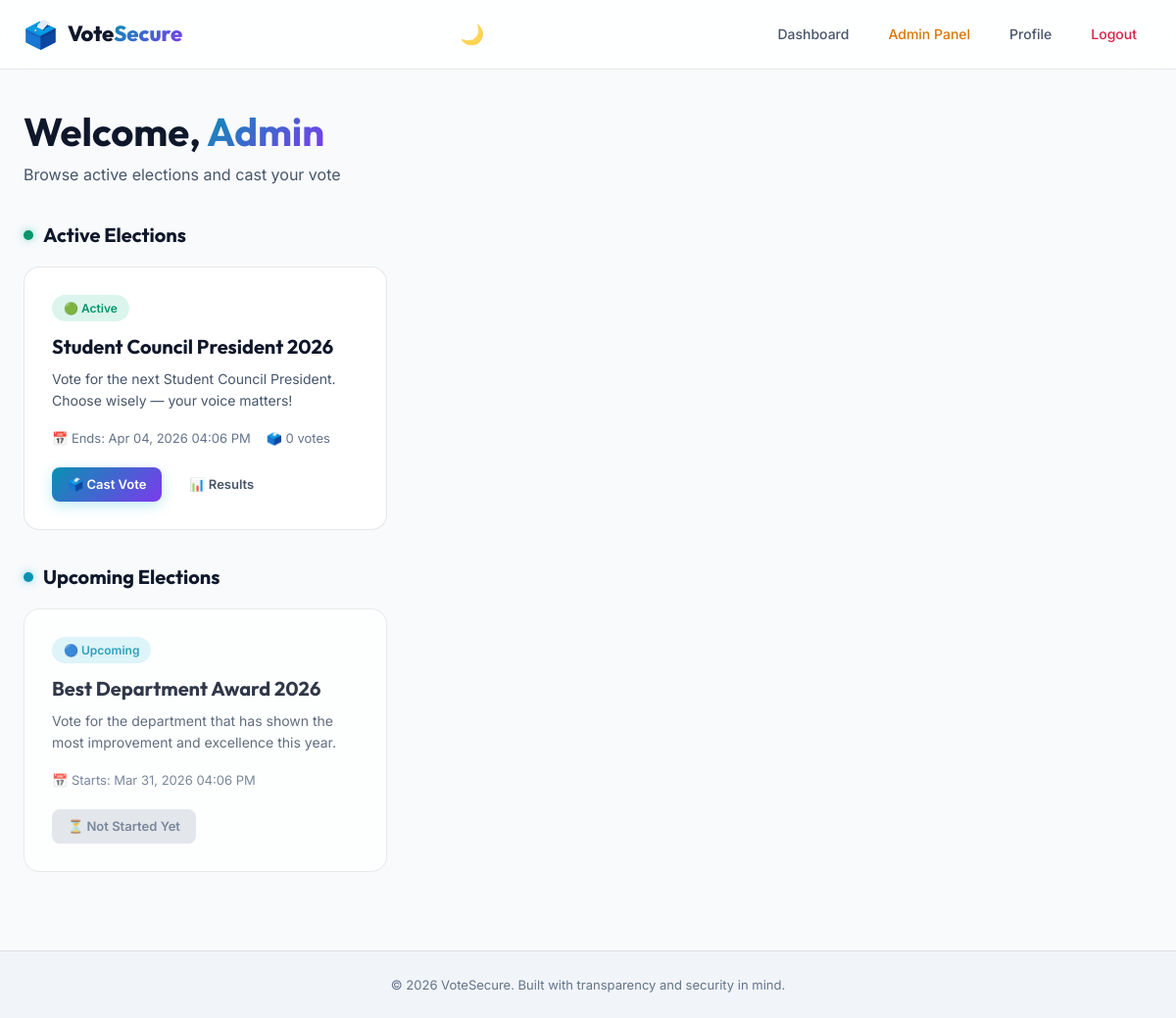
The app's page /dashboard (signed in) with its own data.
### models.py (models this page shows, shortened)
class User(UserMixin, db.Model):
    __tablename__ = 'users'
    id = db.Column(db.Integer, primary_key=True)
    name = db.Column(db.String(100), nullable=False)
    email = db.Column(db.String(120), unique=True, nullable=False)
    password_hash = db.Column(db.String(256), nullable=False)
    is_verified = db.Column(db.Boolean, default=False)
    is_admin = db.Column(db.Boolean, default=False)
    otp_code = db.Column(db.String(6), nullable=True)
    otp_expiry = db.Column(db.DateTime, nullable=True)
    created_at = db.Column(db.DateTime, default=datetime.utcnow)
    votes = db.relationship('Vote', backref='voter', lazy=True)

class Election(db.Model):
    __tablename__ = 'elections'
    id = db.Column(db.Integer, primary_key=True)
    title = db.Column(db.String(200), nullable=False)
    description = db.Column(db.Text, nullable=True)
    start_time = db.Column(db.DateTime, nullable=False)
    end_time = db.Column(db.DateTime, nullable=False)
    is_active = db.Column(db.Boolean, default=True)
    created_by = db.Column(db.Integer, db.ForeignKey('users.id'), nullable=False)
    created_at = db.Column(db.DateTime, default=datetime.utcnow)
    candidates = db.relationship('Candidate', backref='election', lazy=True, cascade='all, delete-orphan')
    votes = db.relationship('Vote', backref='election', lazy=True, cascade='all, delete-orphan')
    creator = db.relationship('User', backref='created_elections', foreign_keys=[created_by])
    @property
    def status(self):
        now = datetime.utcnow()
        if not self.is_active:
            return 'inactive'
        if now < self.start_time:
            return 'upcoming'
        if now > self.end_time:
            return 'ended'
        return 'active'
    @property
    def total_votes(self):
        return len(self.votes)

### app.py (the view)
@app.route('/dashboard')
@login_required
def dashboard():
    now = datetime.utcnow()
    elections = Election.query.filter_by(is_active=True).all()
    active_elections = [e for e in elections if e.status == 'active']
    upcoming_elections = [e for e in elections if e.status == 'upcoming']
    ended_elections = [e for e in elections if e.status == 'ended']
    voted_election_ids = set()
    if current_user.is_authenticated:
        user_votes = Vote.query.filter_by(user_id=current_user.id).all()
        voted_election_ids = {v.election_id for v in user_votes}
    return render_template('dashboard.html',
                         active_elections=active_elections,
                         upcoming_elections=upcoming_elections,
                         ended_elections=ended_elections,
                         voted_election_ids=voted_election_ids)

### app.py (called while the page is built)
@login_manager.user_loader
def load_user(user_id):
    return User.query.get(int(user_id))

### templates/dashboard.html (shortened to what this page needs)
{% extends "base.html" %}
{% block content %}
<section class="dashboard-section">
    <div class="container">
        <div class="dashboard-header">
            <div>
                <h1 class="page-title">
                    Welcome, <span class="gradient-text">{{ current_user.name }}</span>
                </h1>
                <p class="page-subtitle">Browse active elections and cast your vote</p>
            </div>
        </div>
        {% if active_elections %}
        <div class="elections-section">
            <h2 class="section-heading">
                <span class="heading-dot active-dot"></span>
                Active Elections
            </h2>
            <div class="elections-grid">
                {% for election in active_elections %}
                <div class="election-card" id="election-{{ election.id }}">
                    <div class="election-badge active-badge">🟢 Active</div>
                    <h3 class="election-title">{{ election.title }}</h3>
                    <p class="election-desc">{{ election.description or 'No description provided.' }}</p>
                    <div class="election-meta">
                        <span>📅 Ends: {{ election.end_time.strftime('%b %d, %Y %I:%M %p') }}</span>
                        <span>🗳️ {{ election.total_votes }} votes</span>
                    </div>
                    <div class="election-actions">
                        {% if election.id in voted_election_ids %}
                            <a href="{{ url_for('results', election_id=election.id) }}" class="btn btn-outline btn-sm">
                                📊 View Results
                            </a>
                            <span class="voted-badge">✅ Voted</span>
                        {% else %}
                            <a href="{{ url_for('vote', election_id=election.id) }}" class="btn btn-primary btn-sm" id="vote-btn-{{ election.id }}">
                                🗳️ Cast Vote
                            </a>
                            <a href="{{ url_for('results', election_id=election.id) }}" class="btn btn-ghost btn-sm">
                                📊 Results
                            </a>
                        {% endif %}
                    </div>
                </div>
                {% endfor %}
            </div>
        </div>
        {% endif %}
        {% if upcoming_elections %}
        <div class="elections-section">
            <h2 class="section-heading">
                <span class="heading-dot upcoming-dot"></span>
                Upcoming Elections
            </h2>
            <div class="elections-grid">
                {% for election in upcoming_elections %}
                <div class="election-card upcoming-card" id="election-{{ election.id }}">
                    <div class="election-badge upcoming-badge">🔵 Upcoming</div>
                    <h3 class="election-title">{{ election.title }}</h3>
                    <p class="election-desc">{{ election.description or 'No description provided.' }}</p>
                    <div class="election-meta">
                        <span>📅 Starts: {{ election.start_time.strftime('%b %d, %Y %I:%M %p') }}</span>
                    </div>
                    <div class="election-actions">
                        <span class="btn btn-disabled btn-sm">⏳ Not Started Yet</span>
                    </div>
                </div>
                {% endfor %}
            </div>
        </div>
        {% endif %}
    </div>
</section>
{% endblock %}

### static/css/style.css (style rules this page uses)
:root { --bg-primary: #f8fafc; --bg-secondary: #f1f5f9; --bg-card: rgba(255, 255, 255, 0.9); --bg-input: rgba(255, 255, 255, 0.8); --text-primary: #0f172a; --text-secondary: #475569; --text-muted: #64748b; --accent-cyan: #0891b2; --accent-violet: #7c3aed; --accent-emerald: #059669; --accent-amber: #d97706; --accent-rose: #e11d48; --gradient-primary: linear-gradient(135deg, #0891b2, #7c3aed); --border-color: rgba(15, 23, 42, 0.1); --border-accent: rgba(8, 145, 178, 0.3); --shadow-md: 0 4px 16px rgba(15, 23, 42, 0.05); --shadow-lg: 0 8px 32px rgba(15, 23, 42, 0.08); --shadow-glow: 0 0 30px rgba(8, 145, 178, 0.2); --bg-nav: rgba(255, 255, 255, 0.85); --bg-nav-menu: rgba(248, 250, 252, 0.98); --bg-hover: rgba(241, 245, 249, 0.5); --bg-hover-strong: rgba(241, 245, 249, 0.8); --bg-table-header: rgba(241, 245, 249, 0.6); --bg-table-hover: rgba(241, 245, 249, 0.4); --bg-hero: linear-gradient(160deg, #f8fafc 0%, #f1f5f9 40%, #e2e8f0 100%); --radius-sm: 8px; --radius-md: 12px; --radius-lg: 16px; --radius-xl: 24px; --transition-fast: 0.2s ease; --transition-normal: 0.3s ease; }
*, *::before, *::after { margin: 0; padding: 0; box-sizing: border-box; }
html { scroll-behavior: smooth; }
body { font-family: 'Inter', -apple-system, sans-serif; background: var(--bg-primary); color: var(--text-primary); line-height: 1.6; min-height: 100vh; overflow-x: hidden; -webkit-font-smoothing: antialiased; }
h1,h2,h3,h4,h5,h6 { font-family: 'Outfit','Inter',sans-serif; font-weight: 700; line-height: 1.2; }
a { color: var(--accent-cyan); text-decoration: none; transition: color var(--transition-fast); }
.container { max-width: 1200px; margin: 0 auto; padding: 0 24px; }
.gradient-text { background: var(--gradient-primary); -webkit-background-clip: text; -webkit-text-fill-color: transparent; background-clip: text; }
.btn { display: inline-flex; align-items: center; justify-content: center; gap: 8px; padding: 10px 22px; border: none; border-radius: var(--radius-sm); font-family: 'Inter',sans-serif; font-size: 14px; font-weight: 600; cursor: pointer; transition: all var(--transition-fast); text-decoration: none; line-height: 1.4; white-space: nowrap; }
.btn-primary { background: var(--gradient-primary); color: #fff; box-shadow: 0 4px 14px rgba(6,182,212,0.25); }
.btn-ghost { background: transparent; color: var(--text-secondary); padding: 8px 14px; }
.btn-disabled { background: rgba(100,116,139,0.2); color: var(--text-muted); cursor: not-allowed; pointer-events: none; }
.btn-sm { padding: 8px 16px; font-size: 13px; }
.page-title { font-size: clamp(1.8rem,4vw,2.5rem); margin-bottom: 8px; }
.page-subtitle { color: var(--text-secondary); font-size: 16px; }
.section-heading { display: flex; align-items: center; gap: 10px; font-size: 20px; margin: 36px 0 20px; }
.heading-dot { width: 10px; height: 10px; border-radius: 50%; }
.active-dot { background: var(--accent-emerald); box-shadow: 0 0 8px rgba(16,185,129,0.5); }
.upcoming-dot { background: var(--accent-cyan); box-shadow: 0 0 8px rgba(6,182,212,0.5); }
.dashboard-section { padding: 40px 0 80px; }
.elections-grid { display: grid; grid-template-columns: repeat(auto-fill, minmax(340px, 1fr)); gap: 20px; }
.election-card { background: var(--bg-card); border: 1px solid var(--border-color); border-radius: var(--radius-lg); padding: 28px; transition: all var(--transition-normal); position: relative; overflow: hidden; }
.election-card::after { content: ''; position: absolute; top: 0; left: 0; right: 0; height: 3px; background: var(--gradient-primary); opacity: 0; transition: opacity var(--transition-normal); }
.upcoming-card { opacity: 0.85; }
.election-badge { display: inline-block; padding: 4px 12px; border-radius: 100px; font-size: 12px; font-weight: 600; margin-bottom: 14px; }
.active-badge { background: rgba(16,185,129,0.15); color: var(--accent-emerald); }
.upcoming-badge { background: rgba(6,182,212,0.15); color: var(--accent-cyan); }
.election-title { font-size: 20px; margin-bottom: 10px; }
.election-desc { font-size: 14px; color: var(--text-secondary); margin-bottom: 16px; line-height: 1.6; display: -webkit-box; -webkit-line-clamp: 2; -webkit-box-orient: vertical; overflow: hidden; }
.election-meta { display: flex; flex-wrap: wrap; gap: 16px; font-size: 13px; color: var(--text-muted); margin-bottom: 20px; }
.election-actions { display: flex; align-items: center; gap: 12px; flex-wrap: wrap; }

### records on screen
User: name "Admin"
Election: title "Student Council President 2026", description "Vote for the next Student Council President. Choose wisely — your voice matters!", end_time "Apr 04, 2026 04:06 PM", total_votes "0"
Election: title "Best Department Award 2026", description "Vote for the department that has shown the most improvement and excellence this year.", start_time "Mar 31, 2026 04:06 PM"
